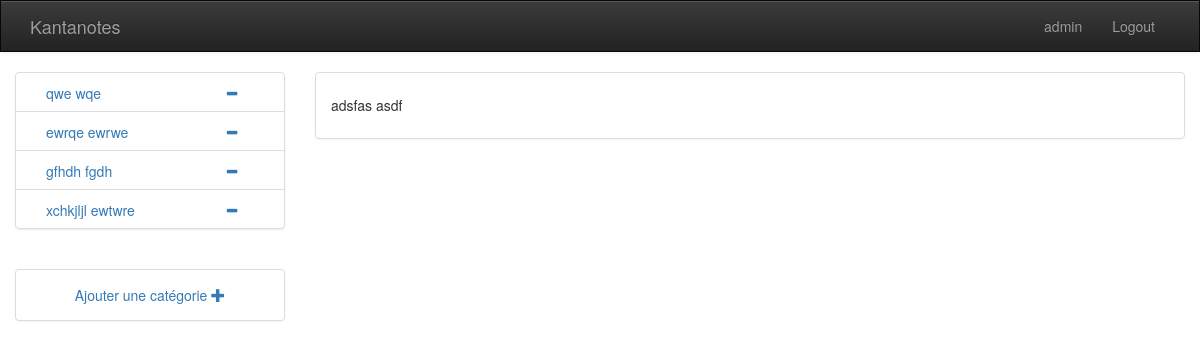
/notes/ (signed in), run on an earlier commit of the app's database.
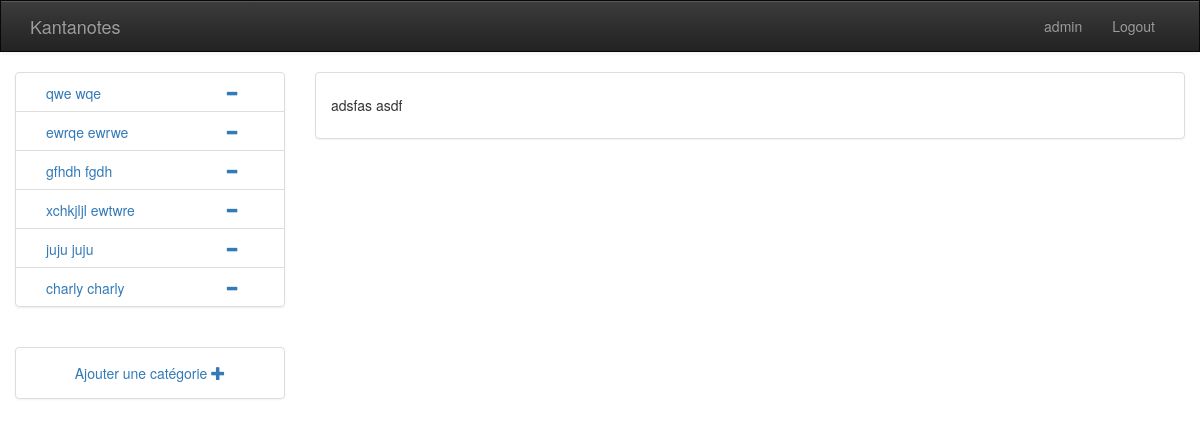
And on a later commit of the database.
### notes/models.py (models this page shows, shortened)
class Categories(models.Model):
    categoryName = models.CharField('category', max_length=255)
    description = models.TextField('description', blank=True)
    userId = models.ForeignKey(User)

class Notes(models.Model):
    title = models.CharField('title', max_length=255)
    description = models.CharField('description', max_length=255, blank=True)
    userId = models.ForeignKey(User)
    categoryId = models.ForeignKey(Categories, verbose_name='category', related_name='notes')

### notes/views.py (the view)
@login_required(login_url='/login/')
def index(request):
    categorieslist = Categories.objects.all()
    noteslist = Notes.objects.all()
    context = {'categorieslist': categorieslist,'noteslist':noteslist}
    return render(request, 'notes/notes.html', context)

### notes/templates/notes/notes.html
{% extends "notes/base.html" %}
{% block content %}
	{% for notes in noteslist %}
		<h5> {{ notes.title }}  {{ notes.description }} </h5>
	{% endfor %}
{% endblock %}

### notes/templates/notes/base.html (shortened to what this page needs)
<!DOCTYPE html>
<html>
<head>
    <link rel="stylesheet" href="https://maxcdn.bootstrapcdn.com/bootstrap/3.3.7/css/bootstrap.min.css">
    <link rel="stylesheet" href="https://maxcdn.bootstrapcdn.com/bootstrap/3.3.7/css/bootstrap-theme.min.css">
</head>
<body>
    <nav class="navbar navbar-default navbar-inverse" style="border-radius: 0px;">
      <div class="container">
            <div class="navbar-header">
                <a class="navbar-brand" href="{% url 'notes:index' %}">Kantanotes</a>
            </div>
            <div class="collapse navbar-collapse" id="bs-example-navbar-collapse-1">
                <ul class="nav navbar-nav navbar-right">
                     <li style="color: white">
                        <a>{{ user.get_username }}</a>
                    </li>
                    <li>
                        <a href="{% url 'logout' %}">Logout</a>
                    </li>
                </ul>
            </div>
        </div>
    </nav>
	<div id="categories" class="col-md-3">
        <div class="list-group">
             {% for cat in categorieslist %}
                <div class="list-group-item" style="height:40px;">
                    <div class="col-md-9">
                      <a type="button"  href="{% url 'notes:displayNotes' cat.id %}" >{{  cat.categoryName}}  {{ cat.description }}</a>
                    </div>
                    <div class="col-md-3">
                      <a href="{% url 'notes:deleteCategory' cat.id %}"><span class="glyphicon glyphicon-minus" aria-hidden="true"></span></a>
                    </div>
                </div>
             {% endfor %}
        </div>
        <br>
        <div class="panel panel-default">
            <div class="panel-body">
                <a class="text-center" href="{% url 'notes:addCategory' %}"><div class="text-center"> Ajouter une catégorie <span class="glyphicon glyphicon-plus" aria-hidden="true"></span></div></a>
            </div>
        </div>
	</div>
	<div id="content" class="col-md-9">
        <div class="panel panel-default">
            <div class="panel-body">
            {% if errorMessage %}
                <div class="alert alert-warning">
                    <strong>Warning!</strong> {{ errorMessage }}
                </div>
            {% else %}
            {% block content %}
            {% endblock %}
            {% endif %}
            </div>
        </div>
	</div>
</body>
</html>

What changed in the data, as far as the page shows it:
added Categories: categoryName "juju", description "juju"
added Categories: categoryName "charly", description "charly"
